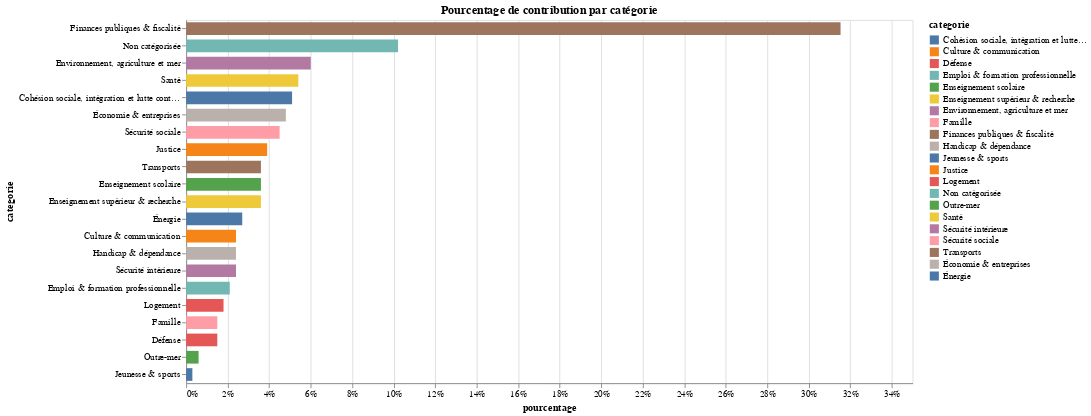

Notebook source saved alongside this figure:
### Code cell
df = raw_data["categorie"].value_counts(normalize = True, sort = True).rename_axis('categorie').reset_index(name = 'pourcentage')

bars = alt.Chart(df).mark_bar(color = '#ff0000', size = 14).encode(
   alt.X('pourcentage:Q',  axis = alt.Axis(format ='%')),
   alt.Y('categorie:N', sort = alt.EncodingSortField(field = "categorie", 
                                                  op = "count", 
                                                  order = 'ascending')),color = 'categorie:N')
(bars).properties(height = 400, width = 800,
                  title = "Pourcentage de contribution par catégorie")

### Figure 1 — Vega-Lite specification as saved in the notebook (floating-point values rounded to 4 significant figures)
{"config": {"view": {"continuousWidth": 400, "continuousHeight": 300}}, "data": {"name": "data-b19bcac42ba3f3e7a466c121f4377974"}, "mark": {"type": "bar", "color": "#ff0000", "size": 14}, "encoding": {"color": {"field": "categorie", "type": "nominal"}, "x": {"axis": {"format": "%"}, "field": "pourcentage", "type": "quantitative"}, "y": {"field": "categorie", "sort": {"field": "categorie", "op": "count", "order": "ascending"}, "type": "nominal"}}, "height": 400, "title": "Pourcentage de contribution par catégorie", "width": 800, "$schema": "https://vega.github.io/schema/vega-lite/v4.17.0.json", "datasets": {"data-b19bcac42ba3f3e7a466c121f4377974": [{"categorie": "Finances publiques & fiscalité", "pourcentage": 0.3153}, {"categorie": "Non catégorisée", "pourcentage": 0.1021}, {"categorie": "Environnement, agriculture et mer", "pourcentage": 0.06006}, {"categorie": "Santé", "pourcentage": 0.05405}, {"categorie": "Cohésion sociale, intégration et lutte contre l’exclusion", "pourcentage": 0.05105}, {"categorie": "Économie & entreprises", "pourcentage": 0.04805}, {"categorie": "Sécurité sociale", "pourcentage": 0.04505}, {"categorie": "Justice", "pourcentage": 0.03904}, {"categorie": "Transports", "pourcentage": 0.03604}, {"categorie": "Enseignement scolaire", "pourcentage": 0.03604}, {"categorie": "Enseignement supérieur & recherche", "pourcentage": 0.03604}, {"categorie": "Énergie", "pourcentage": 0.02703}, {"categorie": "Culture & communication", "pourcentage": 0.02402}, {"categorie": "Handicap & dépendance", "pourcentage": 0.02402}, {"categorie": "Sécurité intérieure", "pourcentage": 0.02402}, {"categorie": "Emploi & formation professionnelle", "pourcentage": 0.02102}, {"categorie": "Logement", "pourcentage": 0.01802}, {"categorie": "Famille", "pourcentage": 0.01502}, {"categorie": "Défense", "pourcentage": 0.01502}, {"categorie": "Outre-mer", "pourcentage": 0.006006}, {"categorie": "Jeunesse & sports", "pourcentage": 0.003003}]}}
